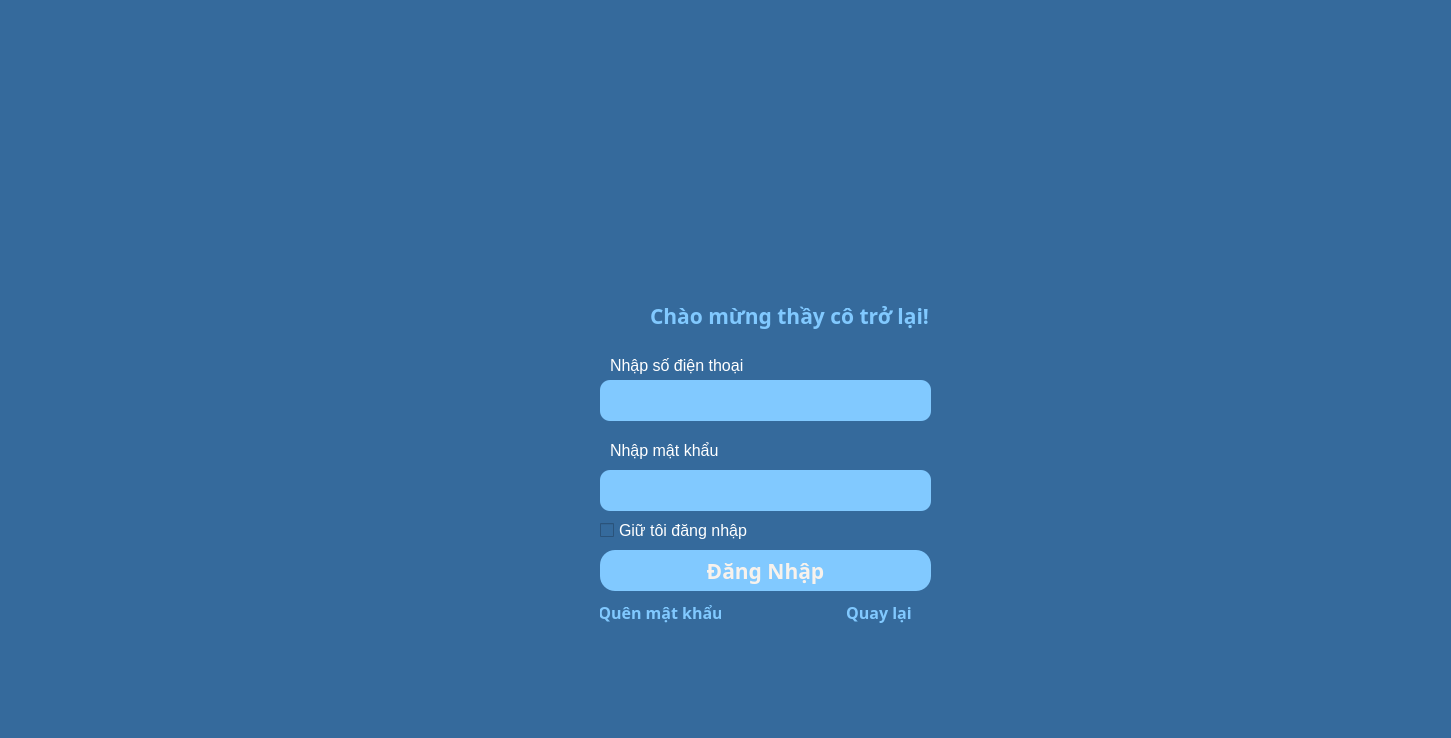
<?xml version="1.0" encoding="UTF-8"?>
<ui version="4.0">
 <class>MainWindow</class>
 <widget class="QMainWindow" name="MainWindow">
  <property name="geometry">
   <rect>
    <x>0</x>
    <y>0</y>
    <width>1451</width>
    <height>738</height>
   </rect>
  </property>
  <property name="windowTitle">
   <string>MainWindow</string>
  </property>
  <property name="styleSheet">
   <string notr="true">background-color: #356a9c;
font: 75 12pt &quot;MS Shell Dlg 2&quot;;
color:rgb(129, 201, 255);
color: white;</string>
  </property>
  <widget class="QWidget" name="centralwidget">
   <widget class="QCheckBox" name="checkBox">
    <property name="geometry">
     <rect>
      <x>600</x>
      <y>520</y>
      <width>181</width>
      <height>20</height>
     </rect>
    </property>
    <property name="font">
     <font>
      <family>MS Shell Dlg 2</family>
      <pointsize>12</pointsize>
      <weight>9</weight>
      <italic>false</italic>
      <bold>false</bold>
     </font>
    </property>
    <property name="text">
     <string>Giữ tôi đăng nhập</string>
    </property>
   </widget>
   <widget class="QWidget" name="Login" native="true">
    <property name="geometry">
     <rect>
      <x>610</x>
      <y>80</y>
      <width>321</width>
      <height>121</height>
     </rect>
    </property>
    <layout class="QVBoxLayout" name="verticalLayout"/>
   </widget>
   <widget class="QLineEdit" name="PassTC">
    <property name="geometry">
     <rect>
      <x>600</x>
      <y>470</y>
      <width>331</width>
      <height>41</height>
     </rect>
    </property>
    <property name="font">
     <font>
      <family>MS Shell Dlg 2</family>
      <pointsize>12</pointsize>
      <weight>9</weight>
      <italic>false</italic>
      <bold>false</bold>
     </font>
    </property>
    <property name="styleSheet">
     <string notr="true">background-color:rgb(129, 201, 255);
color: #F8F2EC;
border-style: solid;
border-radius: 10px;</string>
    </property>
    <property name="echoMode">
     <enum>QLineEdit::Password</enum>
    </property>
   </widget>
   <widget class="QLabel" name="label_5">
    <property name="geometry">
     <rect>
      <x>610</x>
      <y>440</y>
      <width>171</width>
      <height>21</height>
     </rect>
    </property>
    <property name="font">
     <font>
      <family>MS Shell Dlg 2</family>
      <pointsize>12</pointsize>
      <weight>9</weight>
      <italic>false</italic>
      <bold>false</bold>
     </font>
    </property>
    <property name="styleSheet">
     <string notr="true"/>
    </property>
    <property name="text">
     <string>Nhập mật khẩu</string>
    </property>
   </widget>
   <widget class="QLabel" name="label_4">
    <property name="geometry">
     <rect>
      <x>610</x>
      <y>350</y>
      <width>211</width>
      <height>31</height>
     </rect>
    </property>
    <property name="font">
     <font>
      <family>MS Shell Dlg 2</family>
      <pointsize>12</pointsize>
      <weight>9</weight>
      <italic>false</italic>
      <bold>false</bold>
     </font>
    </property>
    <property name="styleSheet">
     <string notr="true"/>
    </property>
    <property name="text">
     <string>Nhập số điện thoại</string>
    </property>
   </widget>
   <widget class="QLineEdit" name="PhoneTC">
    <property name="geometry">
     <rect>
      <x>600</x>
      <y>380</y>
      <width>331</width>
      <height>41</height>
     </rect>
    </property>
    <property name="font">
     <font>
      <family>MS Shell Dlg 2</family>
      <pointsize>12</pointsize>
      <weight>9</weight>
      <italic>false</italic>
      <bold>false</bold>
     </font>
    </property>
    <property name="styleSheet">
     <string notr="true">background-color:rgb(129, 201, 255);
color: #F8F2EC;
border-style: solid;
border-radius: 10px;</string>
    </property>
   </widget>
   <widget class="QLabel" name="label_3">
    <property name="geometry">
     <rect>
      <x>650</x>
      <y>300</y>
      <width>291</width>
      <height>31</height>
     </rect>
    </property>
    <property name="font">
     <font>
      <family>Bahnschrift</family>
      <pointsize>16</pointsize>
      <weight>75</weight>
      <italic>false</italic>
      <bold>true</bold>
     </font>
    </property>
    <property name="styleSheet">
     <string notr="true">font: 600 16pt &quot;Bahnschrift&quot;;
background-color:none;
color:rgb(129, 201, 255);</string>
    </property>
    <property name="text">
     <string>Chào mừng thầy cô trở lại!</string>
    </property>
   </widget>
   <widget class="QPushButton" name="GiaoVienLogin_btn">
    <property name="geometry">
     <rect>
      <x>600</x>
      <y>550</y>
      <width>331</width>
      <height>41</height>
     </rect>
    </property>
    <property name="font">
     <font>
      <family>Bahnschrift</family>
      <pointsize>16</pointsize>
      <weight>75</weight>
      <italic>false</italic>
      <bold>true</bold>
     </font>
    </property>
    <property name="cursor">
     <cursorShape>PointingHandCursor</cursorShape>
    </property>
    <property name="styleSheet">
     <string notr="true">border-radius: 15px;
font: 600 16pt &quot;Bahnschrift&quot;;
background-color:rgb(129, 201, 255);
color: #F8F2EC;</string>
    </property>
    <property name="text">
     <string>Đăng Nhập</string>
    </property>
   </widget>
   <widget class="QLabel" name="label">
    <property name="geometry">
     <rect>
      <x>640</x>
      <y>60</y>
      <width>241</width>
      <height>231</height>
     </rect>
    </property>
    <property name="text">
     <string/>
    </property>
    <property name="pixmap">
     <pixmap>icons/user.webp</pixmap>
    </property>
    <property name="scaledContents">
     <bool>true</bool>
    </property>
   </widget>
   <widget class="QPushButton" name="goback_tc_btn">
    <property name="geometry">
     <rect>
      <x>830</x>
      <y>600</y>
      <width>98</width>
      <height>25</height>
     </rect>
    </property>
    <property name="font">
     <font>
      <family>Bahnschrift</family>
      <pointsize>-1</pointsize>
      <weight>75</weight>
      <italic>false</italic>
      <bold>true</bold>
     </font>
    </property>
    <property name="cursor">
     <cursorShape>PointingHandCursor</cursorShape>
    </property>
    <property name="styleSheet">
     <string notr="true">border-radius: 15px;
font: 600 16pt &quot;Bahnschrift&quot;;
background-color:none;
color: rgb(129, 201, 255);
font-size: 16px;
</string>
    </property>
    <property name="text">
     <string>Quay lại</string>
    </property>
   </widget>
   <widget class="QPushButton" name="forgo_pass_tc">
    <property name="geometry">
     <rect>
      <x>600</x>
      <y>600</y>
      <width>121</width>
      <height>25</height>
     </rect>
    </property>
    <property name="font">
     <font>
      <family>Bahnschrift</family>
      <pointsize>-1</pointsize>
      <weight>75</weight>
      <italic>false</italic>
      <bold>true</bold>
     </font>
    </property>
    <property name="cursor">
     <cursorShape>PointingHandCursor</cursorShape>
    </property>
    <property name="styleSheet">
     <string notr="true">border-radius: 15px;
font: 600 16pt &quot;Bahnschrift&quot;;
background-color:none;
color: rgb(129, 201, 255);
font-size: 16px;
</string>
    </property>
    <property name="text">
     <string>Quên mật khẩu</string>
    </property>
   </widget>
  </widget>
 </widget>
 <resources/>
 <connections/>
</ui>
